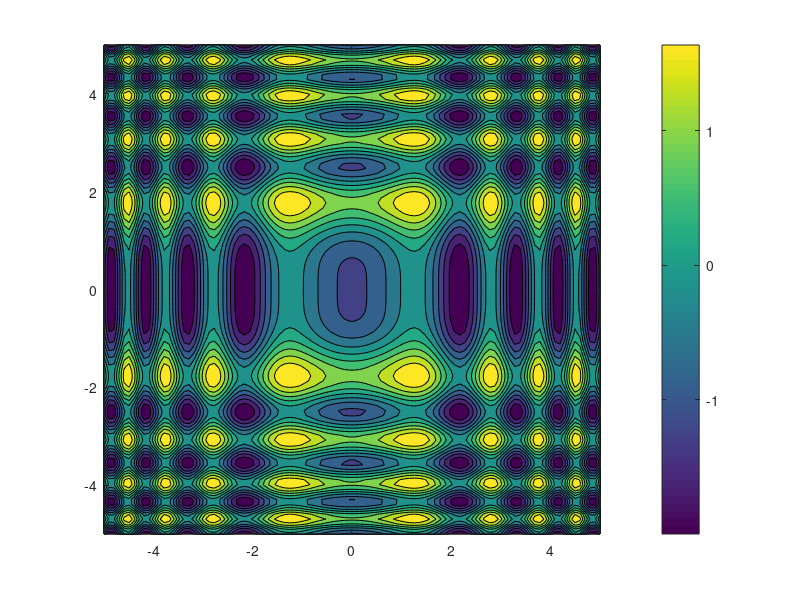

Source code (MATLAB):
% Create X & Y
xSpace = linspace(-5,5,100);
ySpace = linspace(-5,5,100);
%Use meshgrip to create frid for plotting
[X1,X2] = meshgrid(xSpace,ySpace);

%Compute f(x) values

Y = sin(X1.*X1) - cos(X2.*X2);

% save f(x) values
save salah.txt Y -ascii

%create contour plot
contourf(X1,X2,Y);
colorbar()

%save plot
print -dsvg salah_plot.svg

